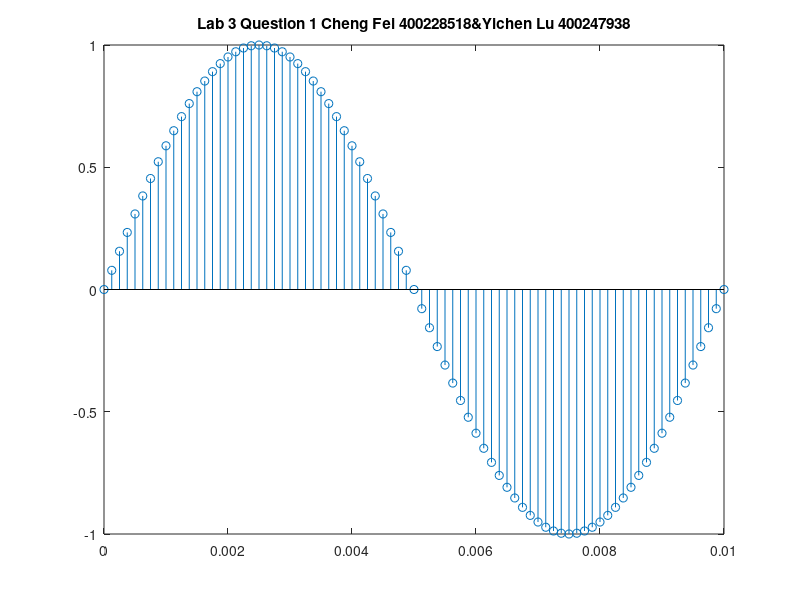

MATLAB code for this plot:
%Cheng Fei 400228518&Yichen Lu 400247938
% Q1
% Do a plot of a sampled sinusoid with frequency f = 100 Hz
clc;clear;
f = 100; 
% Sampling frequency and interval
fs = 8000;
Ts = 1/fs;
%
% Set time duration of the plot, i.e., 10ms.
tfinalplot = 10e-3;
%
% Make the time vector for the plot
nplot=0:Ts:tfinalplot;
%
% Sample the sinusoid.
xnT = sin(2*pi*f*nplot);
%
% Make the plot
stem(nplot, xnT);
title('Lab 3 Question 1 Cheng Fei 400228518&Yichen Lu 400247938');
%
% Uncomment/edit this next line to save the graph.
saveas(gcf, 'Q1_stem_plot.jpg'); %

% Answer to the question:
% We can see that the data is discrete in the graph, but it can be
% understood by human eyes as a sinosoidal wave because the sampling
% frequency is much higher than the wave frequency.